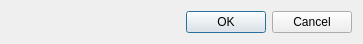
<?xml version="1.0" encoding="UTF-8"?>
<ui version="4.0">
 <class>DlgDataIOImportPopulation</class>
 <widget class="QDialog" name="DlgDataIOImportPopulation">
  <property name="windowModality">
   <enum>Qt::ApplicationModal</enum>
  </property>
  <property name="geometry">
   <rect>
    <x>0</x>
    <y>0</y>
    <width>363</width>
    <height>41</height>
   </rect>
  </property>
  <property name="sizePolicy">
   <sizepolicy hsizetype="Fixed" vsizetype="Fixed">
    <horstretch>0</horstretch>
    <verstretch>0</verstretch>
   </sizepolicy>
  </property>
  <property name="windowTitle">
   <string>Load a Custom Population dataset</string>
  </property>
  <property name="modal">
   <bool>true</bool>
  </property>
  <layout class="QVBoxLayout" name="verticalLayout">
   <item>
    <widget class="QDialogButtonBox" name="btnBox">
     <property name="orientation">
      <enum>Qt::Horizontal</enum>
     </property>
     <property name="standardButtons">
      <set>QDialogButtonBox::Cancel|QDialogButtonBox::Ok</set>
     </property>
    </widget>
   </item>
  </layout>
 </widget>
 <resources/>
 <connections>
  <connection>
   <sender>btnBox</sender>
   <signal>accepted()</signal>
   <receiver>DlgDataIOImportPopulation</receiver>
   <slot>accept()</slot>
   <hints>
    <hint type="sourcelabel">
     <x>248</x>
     <y>254</y>
    </hint>
    <hint type="destinationlabel">
     <x>157</x>
     <y>274</y>
    </hint>
   </hints>
  </connection>
  <connection>
   <sender>btnBox</sender>
   <signal>rejected()</signal>
   <receiver>DlgDataIOImportPopulation</receiver>
   <slot>reject()</slot>
   <hints>
    <hint type="sourcelabel">
     <x>316</x>
     <y>260</y>
    </hint>
    <hint type="destinationlabel">
     <x>286</x>
     <y>274</y>
    </hint>
   </hints>
  </connection>
 </connections>
</ui>
